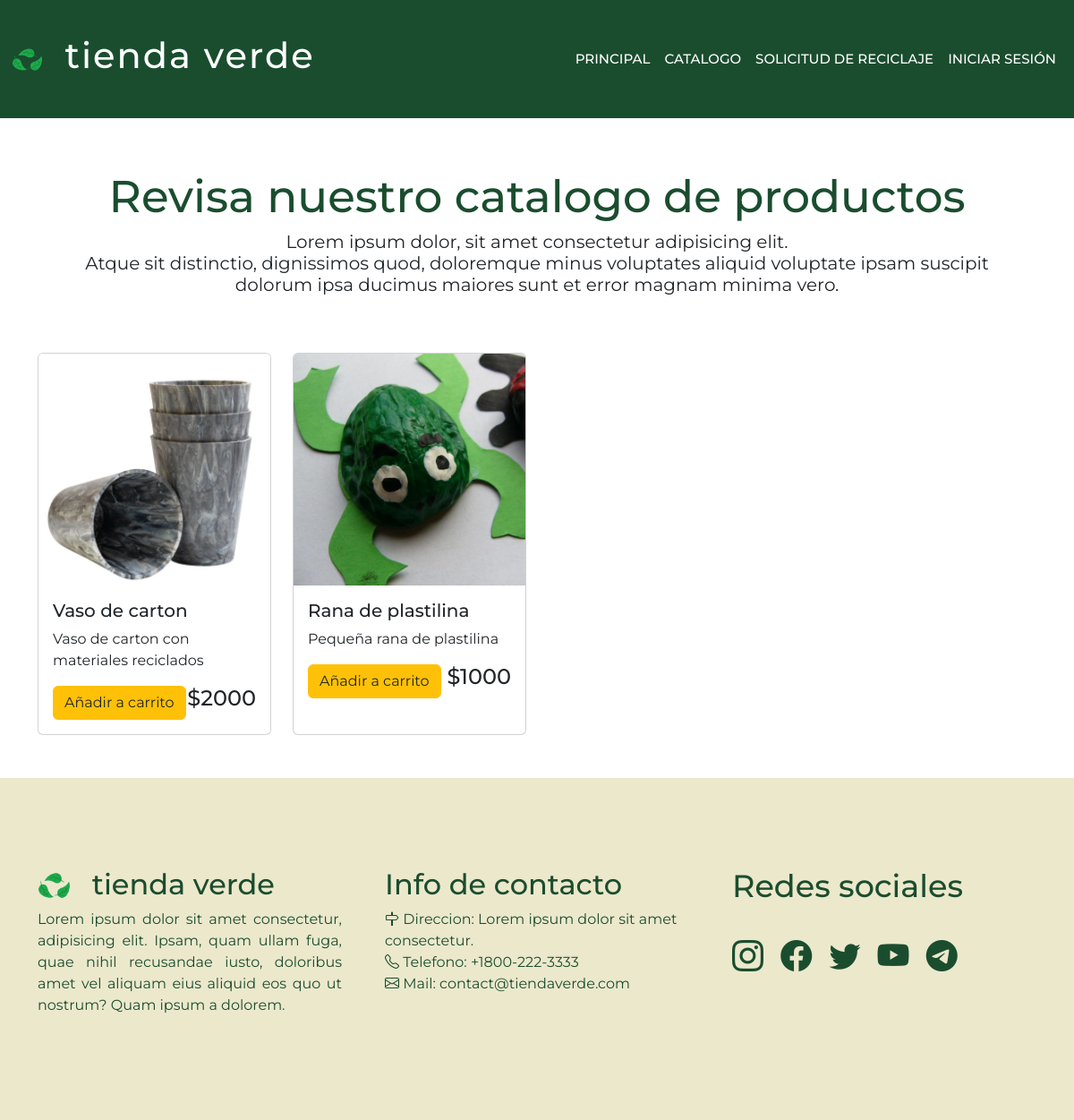
/catalogo, run on the app's committed database.
### core/models.py (models this page shows, shortened)
class Producto(models.Model):
    nombre = models.CharField(max_length=50) #equivalente a VarChar
    precio = models.IntegerField()
    descripcion = models.TextField()
    stock = models.IntegerField()
    imagen = models.ImageField(upload_to="productos", null= True)

### core/views.py (the view)
# urls.py: path('catalogo', views.catalogo, name='catalogo'),
def catalogo(request):
    productos = Producto.objects.all()
    carrito = Carrito(request)
    total_productos = carrito.contar_productos()
    data = {
        'productos': productos, 'total_productos' : total_productos
    }
    return render(request, 'core/catalogo.html', data)

### core/carrito.py (called while the page is built)
    def contar_productos(self):
        return sum(item['cantidad'] for item in self.carrito.values())

### core/templates/core/catalogo.html
{%extends 'core/base.html' %}
{% load static %}
{% block main %}
<div class="container" id="headerCatalogo">
    <div class="row" >
      <div class="col tituloCatalogo"> <h1 id="tituloCatalogo">Revisa nuestro catalogo de productos</h1></div>
    </div>
    <div class="row">
      <div class="col parrafoCatalogo"> <p id="parrafoCatalogo">Lorem ipsum dolor, sit amet consectetur adipisicing elit. <br>
        Atque sit distinctio, dignissimos quod, doloremque minus voluptates aliquid voluptate ipsam suscipit <br>
        dolorum ipsa ducimus maiores sunt et error magnam minima vero.</p></div>
    </div>
  </div>
  <div class="container mt-5">
        <div class="row filaCatalogo mb-5">
          {% for p in productos %}
            <div class="col-md-3">
              <div class="card h-100">
                  {%if p.imagen %}
                  <img src="{{ p.imagen.url }}" class="card-img-top" alt="{{ p.nombre }}">
                  {% endif %}
                  <div class="card-body">
                      <h5 class="card-title">{{ p.nombre }}</h5>
                      <p class="card-text">{{ p.descripcion }}</p>
                      <h4 style="display: inline-block; float: right">${{p.precio}}</h4>
                      <a href="{% url 'añadir_a_carrito' p.id %}" class="btn btn-warning text-dark">Añadir a carrito</a>
                  </div>
              </div>
          </div>
          {%endfor%}
    </div>
  </div>
{% endblock %}

### core/static/css/estilos.css (style rules this page uses)
html, body { overflow-x: hidden; }
* { font-family: 'Montserrat', sans-serif; }
#headerCatalogo { padding-top: 190px; text-align: center; }
#tituloCatalogo { color: #1A4D2E; font-size: 50px; }
#parrafoCatalogo { line-height: 1.2; font-size: 20px; }

### data on the page
Producto: imagen (picture), nombre "Vaso de carton", descripcion "Vaso de carton con materiales reciclados", precio "2000"
Producto: imagen (picture), nombre "Rana de plastilina", descripcion "Pequeña rana de plastilina", precio "1000"
